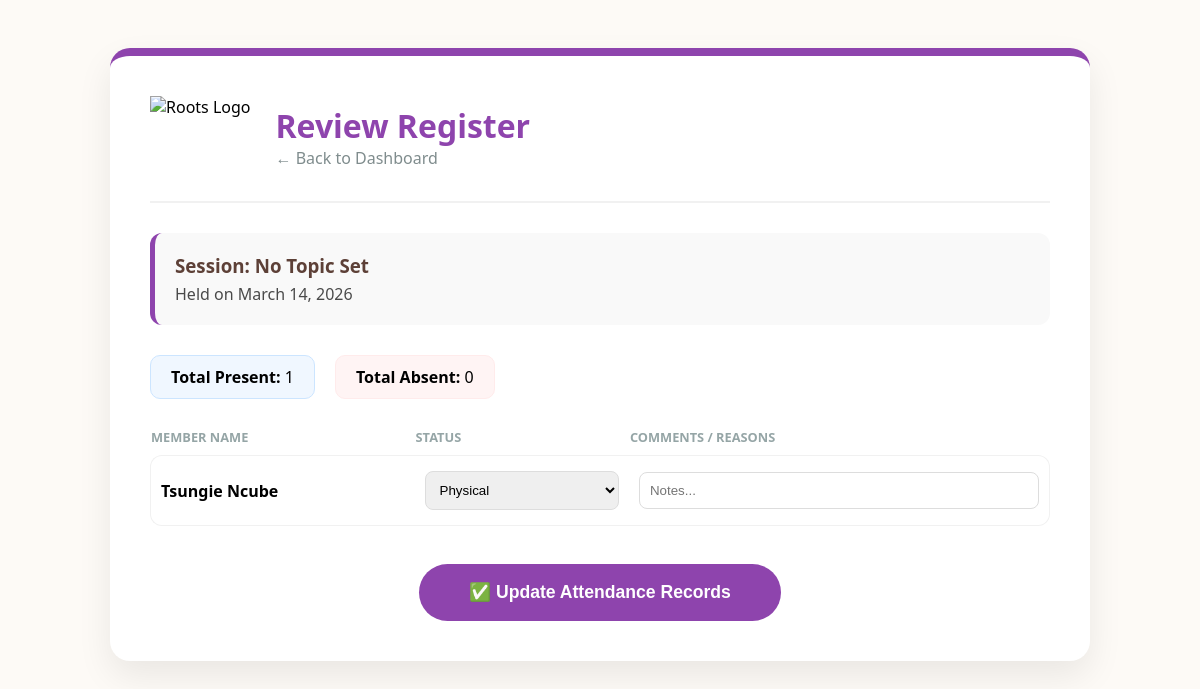
The page /meeting/1/ on the database its author committed.
### tracker/models.py (models this page shows, shortened)
class Meeting(models.Model):
    group = models.ForeignKey(
        Group, on_delete=models.CASCADE, related_name="meetings", null=True
    )
    date = models.DateField(default=timezone.now)
    topic = models.ForeignKey(Topic, on_delete=models.SET_NULL, null=True, blank=True)
    notes = models.TextField(blank=True, null=True)
    class Meta:
        ordering = ["-date"]

class Attendance(models.Model):
    MODE_CHOICES = [
        ("physical", "Physical"),
        ("online", "Online"),
        ("absent", "Absent"),
    ]
    comments = models.CharField(
        max_length=255,
        blank=True,
        null=True,
        help_text="Why were they absent? Any payment notes?",
    )
    meeting = models.ForeignKey(
        Meeting, on_delete=models.CASCADE, related_name="attendees"
    )
    member = models.ForeignKey(
        Member, on_delete=models.CASCADE, related_name="attendance_records"
    )
    mode = models.CharField(max_length=10, choices=MODE_CHOICES, default="absent")
    class Meta:
        unique_together = ["meeting", "member"]  # Prevents duplicate attendance marking

class Member(models.Model):
    ROLE_CHOICES = [
        ("admin", "Admin"),
        ("member", "Member"),
    ]
    group = models.ForeignKey(
        Group, on_delete=models.CASCADE, related_name="members", null=True
    )
    is_exempt_from_paying = models.BooleanField(
        default=False,
        help_text="Check this for supervisors like Sis Trudy so they don't show as owing money.",
    )
    date_of_birth = models.DateField(blank=True, null=True)
    first_name = models.CharField(max_length=50)
    last_name = models.CharField(max_length=50)
    is_student = models.BooleanField(default=True, help_text="Uncheck this for Supervisors/Facilitators")
    phone_number = models.CharField(
        max_length=20, unique=True, help_text="WhatsApp number format: +263..."
    )
    role = models.CharField(max_length=10, choices=ROLE_CHOICES, default="member")
    is_active = models.BooleanField(default=True)

### tracker/views.py (the view)
# urls.py: path("meeting/<int:meeting_id>/", views.meeting_detail, name="meeting_detail"),
def meeting_detail(request, meeting_id):
    meeting = get_object_or_404(Meeting, id=meeting_id)
    attendance_records = Attendance.objects.filter(meeting=meeting)
    present_count = attendance_records.filter(mode__in=["physical", "online"]).count()
    absent_count = attendance_records.filter(mode="absent").count()
    if request.method == "POST":
        for record in attendance_records:
            record.mode = request.POST.get(f"mode_{record.member.id}")
            record.comment = request.POST.get(f"comment_{record.member.id}")
            record.save()
        return redirect("dashboard")
    return render(
        request,
        "tracker/meeting_detail.html",
        {
            "meeting": meeting,
            "attendance_records": attendance_records,
            "present_count": present_count,
            "absent_count": absent_count,
        },
    )

### tracker/templates/tracker/meeting_detail.html (shortened to what this page needs)
<!DOCTYPE html>
<html lang="en">
<head>
</head>
<body>
<div class="attendance-container">
    <div class="brand-header">
        <img src="/media/roots-logo.png" alt="Roots Logo">
        <div>
            <h1 style="margin:0; color: var(--roots-purple);">Review Register</h1>
            <a href="{% url 'dashboard' %}" style="text-decoration: none; color: #7f8c8d;">← Back to Dashboard</a>
        </div>
    </div>
    <div class="session-info">
        <h3 style="margin:0; color: var(--roots-brown);">Session: {{ meeting.topic.title|default:"No Topic Set" }}</h3>
        <p style="margin:5px 0 0 0; opacity: 0.7;">Held on {{ meeting.date|date:"F d, Y" }}</p>
    </div>
    <form method="POST">
       <div style="display: flex; gap: 20px; margin-bottom: 20px;">
    <div style="background: #f0f7ff; padding: 10px 20px; border-radius: 10px; border: 1px solid #cce5ff;">
        <strong>Total Present:</strong> {{ present_count }}
    </div>
    <div style="background: #fff4f4; padding: 10px 20px; border-radius: 10px; border: 1px solid #ffebeb;">
        <strong>Total Absent:</strong> {{ absent_count }}
    </div>
</div>
        <table class="attendance-table">
            <thead>
                <tr style="text-align: left; color: #95a5a6; font-size: 0.8rem;">
                    <th>MEMBER NAME</th>
                    <th>STATUS</th>
                    <th>COMMENTS / REASONS</th>
                </tr>
            </thead>
            <tbody>
                {% for record in attendance_records %}
                <tr class="attendance-row">
                    <td>{{ record.member.first_name }} {{ record.member.last_name }}</td>
                    <td>
                        <select name="mode_{{ record.member.id }}">
                            <option value="physical" {% if record.mode == 'physical' %}selected{% endif %}>Physical</option>
                        </select>
                    </td>
                    <td>
                        <input type="text" name="comment_{{ record.member.id }}" value="{{ record.comment|default:'' }}" placeholder="Notes...">
                    </td>
                </tr>
                {% endfor %}
            </tbody>
        </table>
        <button type="submit" class="save-btn">✅ Update Attendance Records</button>
    </form>
</div>
</body>
</html>

### tracker/templates/tracker/meeting_detail.html (style rules this page uses)
:root { --roots-purple: #8e44ad; --roots-brown: #5d4037; --roots-bg: #fdfaf6; }
body { background-color: var(--roots-bg); font-family: 'Segoe UI', sans-serif; padding: 20px; }
.attendance-container { max-width: 900px; margin: 20px auto; background: white; padding: 40px; border-radius: 20px; box-shadow: 0 15px 35px rgba(0,0,0,0.08); border-top: 8px solid var(--roots-purple); }
.brand-header { display: flex; align-items: center; gap: 25px; padding-bottom: 25px; border-bottom: 2px solid #f1f1f1; margin-bottom: 30px; }
.brand-header img { height: 80px; }
.session-info { background: #f9f9f9; padding: 20px; border-radius: 12px; margin-bottom: 30px; border-left: 5px solid var(--roots-purple); }
.attendance-table { width: 100%; border-collapse: separate; border-spacing: 0 8px; }
.attendance-row td { background: #fff; padding: 15px 10px; border-top: 1px solid #f1f1f1; border-bottom: 1px solid #f1f1f1; }
.attendance-row td:first-child { border-left: 1px solid #f1f1f1; border-radius: 12px 0 0 12px; font-weight: 600; }
.attendance-row td:last-child { border-right: 1px solid #f1f1f1; border-radius: 0 12px 12px 0; }
select, input[type="text"] { width: 100%; padding: 10px; border: 1px solid #ddd; border-radius: 8px; box-sizing: border-box; }
.save-btn { background: var(--roots-purple); color: white; padding: 18px 50px; border: none; border-radius: 35px; font-weight: bold; font-size: 1.1rem; cursor: pointer; display: block; margin: 30px auto 0; }

### rows shown on the page
Meeting: topic "No Topic Set", date "March 14, 2026"
Attendance: member.first_name "Tsungie", member.last_name "Ncube", mode+member "Physical"

### other values the page prints
{{ present_count }} "1"
{{ absent_count }} "0"
